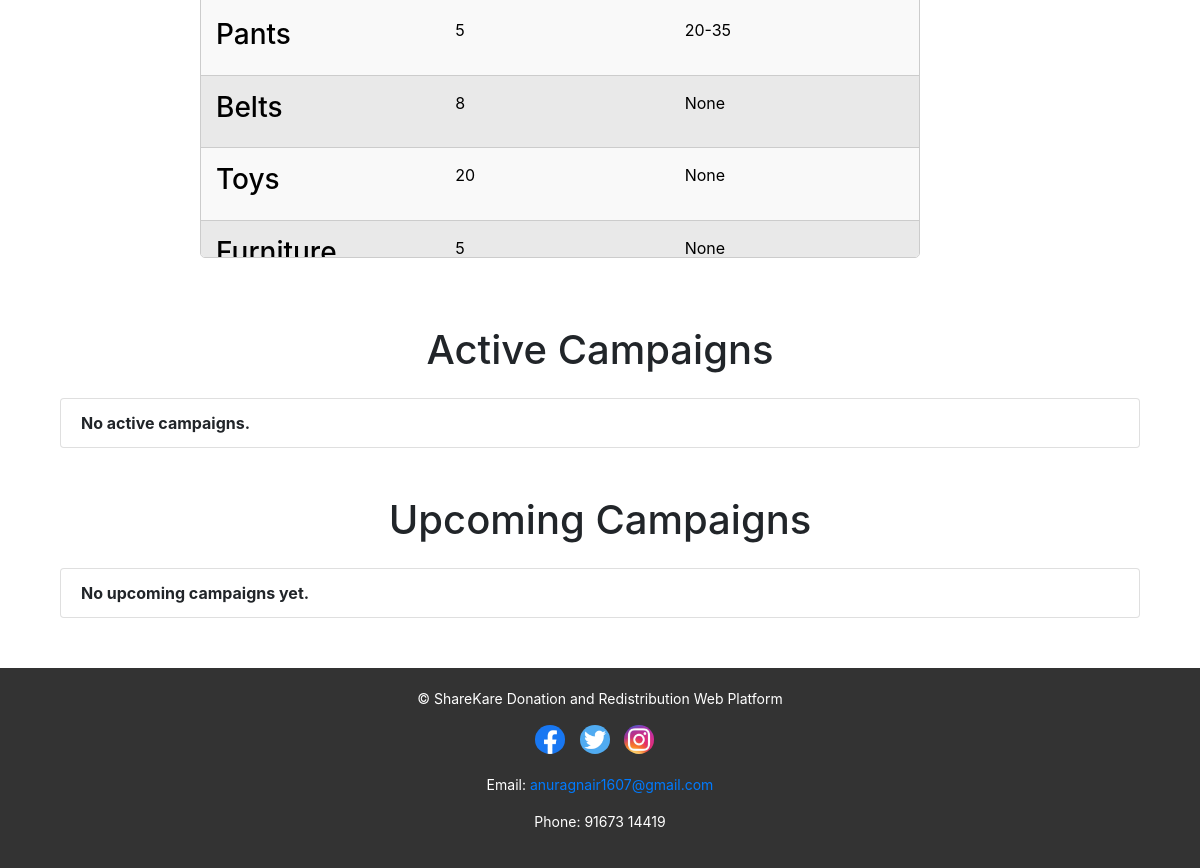
The app's page /ngo_donations/4/1/ (signed in, lower part), older data.
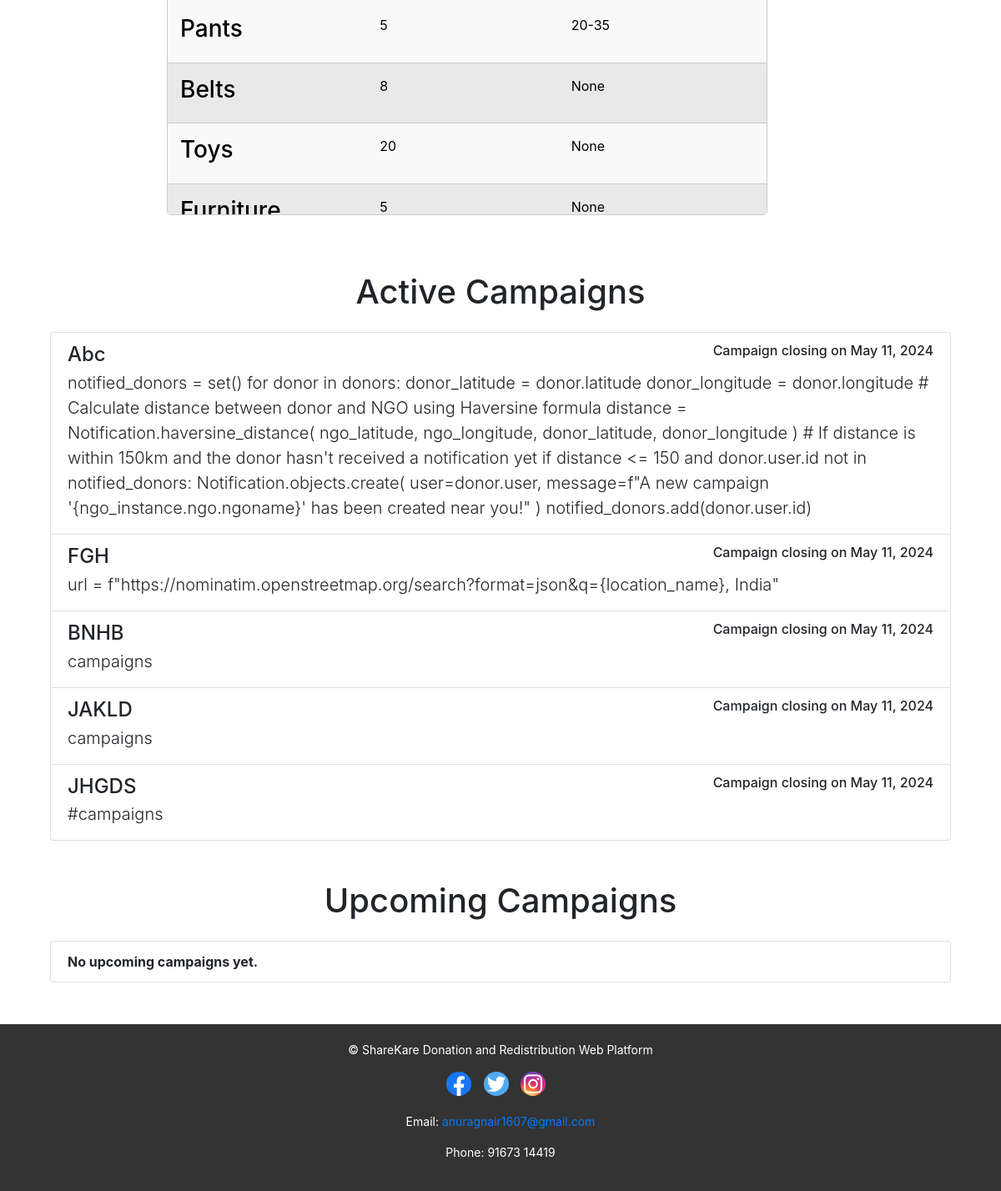
The same page, newer data.
### home/models.py (models this page shows, shortened)
class Product(models.Model):
    productName = models.CharField(max_length=255)
    quantity = models.IntegerField()
    size = models.CharField(max_length=50, blank=True, null=True)
    description = models.TextField()
    ngo = models.ForeignKey(NGO, on_delete=models.CASCADE)

class CreateCampaign(models.Model):
    ngo = models.ForeignKey(User, on_delete=models.CASCADE)
    title = models.CharField(max_length=200)
    description = models.TextField()
    start_date = models.DateField()
    end_date = models.DateField()
    items_needed = models.TextField()
    location = models.CharField(max_length=255, blank=True, null=True)

### home/views.py (the view)
# urls.py: path('ngo_donations/<int:ngo_id>/<int:don_id>/', views.ngo_donations, name='ngo_donations'),
@login_required(login_url='login')
def ngo_donations(request, ngo_id, don_id):
    ngo = NGO.objects.get(id=ngo_id)
    donations = Product.objects.filter(ngo=ngo)
    product_high = Product.objects.get(id=don_id)
    user = ngo.user
    active_campaigns = CreateCampaign.objects.filter(ngo=user, start_date__lte=timezone.now(), end_date__gte=timezone.now())
    upcoming_campaigns = CreateCampaign.objects.filter(ngo=user, start_date__gt=timezone.now())
    context = {
        'ngo': ngo,
        'donations': donations,
        'product_high': product_high,
        'active_campaigns': active_campaigns,
        'upcoming_campaigns': upcoming_campaigns
    }
    return render(request, 'ngo_donations.html', context)

### templates/ngo_donations.html (shortened to what this page needs)
{% extends 'base1.html' %}
{% load static %}
{% block css %}
    <link rel="stylesheet" href="{% static "css/ngo_prof.css" %}">
{% endblock %}
{% block content %}
<div id="grandparent">
    <br><br>
    <div id="parentright">
            {% for product in ngo.product_set.all %}
            {% if product.id != product_high.id %}
            <a href="{% url 'ngo_donations' product.ngo.id product.id %}" id="links">
                <div class="donation-item1 {% cycle 'even' 'odd' %}" id="ditem">
                    <div class="column">
                        <h3>{{ product.productName }}</h3>
                    </div>
                    <div class="column" id="quant">
                        <p> {{ product.quantity }}</p>
                    </div>
                    <div class="column">
                        <p> {{ product.size }}</p>
                    </div>
                </div>
            </a>
            {% endif %}
            {% empty %}
            <br>
            <p><strong>No donations listed.</strong></p>
            {% endfor %}
    </div>
</div>
<div id="campaigns" class="container my-5">
    <div class="container mt-5">
        <h1 class="text-center mb-4">Active Campaigns</h1>
        <ul class="list-group">
            {% for campaign in active_campaigns %}
            <li class="list-group-item">
                <div class="d-flex w-100 justify-content-between">
                    <h4 class="mb-1">{{ campaign.title }}</h4>
                    <small class="font-weight-bold"><h6>Campaign closing on {{ campaign.end_date }}</h6></small>
                </div>
                <p class="mb-1 lead">{{ campaign.description }}</p>
            </li>
            {% empty %}
            <li class="list-group-item font-weight-bold">No active campaigns.</li>
            {% endfor %}
        </ul>
    </div>
    <div class="container mt-5">
        <h1 class="text-center mb-4">Upcoming Campaigns</h1>
        <ul class="list-group">
            {% for campaign in upcoming_campaigns %}
            <li class="list-group-item">
                <div class="d-flex w-100 justify-content-between">
                    <h4 class="mb-1">{{ campaign.title }}</h4>
                    <small class="font-weight-bold"><h6>Campaign starts on {{ campaign.start_date }} upto {{ campaign.end_date }}</h6></small>
                </div>
                <p class="mb-1 lead">{{ campaign.description }}</p>
            </li>
            {% empty %}
            <li class="list-group-item font-weight-bold">No upcoming campaigns yet.</li>
            {% endfor %}
        </ul>
    </div>
</div>
{% endblock %}

Row changes from the older to the newer data that the page shows:
added CreateCampaign: title "Abc", end_date "May 11, 2024", description "notified_donors = set() for donor in donors: donor_latitude = donor.latitude donor_longitude = donor.longitude # Calculate distance between donor and NGO using Haversine formula distance = Notification.haversine_distance( ngo_latitude, ngo_longitude, donor_latitude, donor_longitude ) # If distance is within 150km and the donor hasn't received a notification yet if distance <= 150 and donor.user.id not in notified_donors: Notification.objects.create( user=donor.user, message=f\"A new campaign '{ngo_instance.ngo.ngoname}' has been created near you!\" ) notified_donors.add(donor.user.id)"
added CreateCampaign: title "FGH", end_date "May 11, 2024", description "url = f\"https://nominatim.openstreetmap.org/search?format=json&q={location_name}, India\""
added CreateCampaign: title "BNHB", end_date "May 11, 2024", description "campaigns"
added CreateCampaign: title "JAKLD", end_date "May 11, 2024", description "campaigns"
added CreateCampaign: title "JHGDS", end_date "May 11, 2024", description "#campaigns"
Text that changed along with them:
text no longer shown: "No active campaigns."
